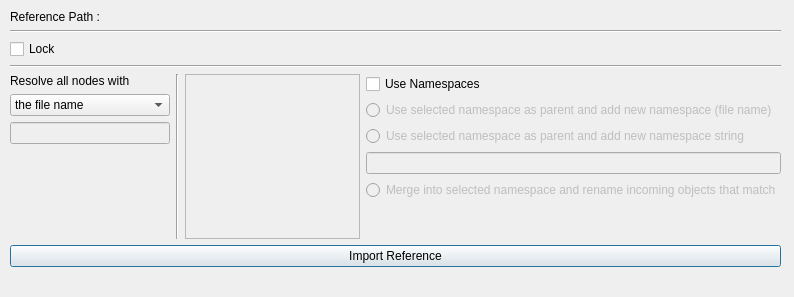
<?xml version="1.0" encoding="UTF-8"?>
<ui version="4.0">
 <class>Reference</class>
 <widget class="QDialog" name="Reference">
  <property name="geometry">
   <rect>
    <x>0</x>
    <y>0</y>
    <width>794</width>
    <height>297</height>
   </rect>
  </property>
  <property name="windowTitle">
   <string>Dialog</string>
  </property>
  <widget class="QWidget" name="verticalLayoutWidget_2">
   <property name="geometry">
    <rect>
     <x>10</x>
     <y>10</y>
     <width>771</width>
     <height>271</height>
    </rect>
   </property>
   <layout class="QVBoxLayout" name="verticalLayout_3">
    <item>
     <widget class="QLabel" name="label">
      <property name="text">
       <string>Reference Path :</string>
      </property>
     </widget>
    </item>
    <item>
     <widget class="Line" name="line_3">
      <property name="orientation">
       <enum>Qt::Horizontal</enum>
      </property>
     </widget>
    </item>
    <item>
     <widget class="QCheckBox" name="chk_lock">
      <property name="text">
       <string>Lock</string>
      </property>
     </widget>
    </item>
    <item>
     <widget class="Line" name="line_2">
      <property name="orientation">
       <enum>Qt::Horizontal</enum>
      </property>
     </widget>
    </item>
    <item>
     <layout class="QHBoxLayout" name="horizontalLayout">
      <item>
       <layout class="QVBoxLayout" name="verticalLayout">
        <item>
         <widget class="QLabel" name="label_resolve">
          <property name="text">
           <string>Resolve all nodes with</string>
          </property>
         </widget>
        </item>
        <item>
         <widget class="QComboBox" name="combo_resolve_type">
          <item>
           <property name="text">
            <string>the file name</string>
           </property>
          </item>
          <item>
           <property name="text">
            <string>this string :</string>
           </property>
          </item>
         </widget>
        </item>
        <item>
         <widget class="QLineEdit" name="resolve_string">
          <property name="enabled">
           <bool>false</bool>
          </property>
         </widget>
        </item>
        <item>
         <spacer name="verticalSpacer">
          <property name="orientation">
           <enum>Qt::Vertical</enum>
          </property>
          <property name="sizeHint" stdset="0">
           <size>
            <width>20</width>
            <height>40</height>
           </size>
          </property>
         </spacer>
        </item>
       </layout>
      </item>
      <item>
       <widget class="Line" name="line">
        <property name="orientation">
         <enum>Qt::Vertical</enum>
        </property>
       </widget>
      </item>
      <item>
       <widget class="QListWidget" name="list_namespaces">
        <property name="enabled">
         <bool>false</bool>
        </property>
        <property name="maximumSize">
         <size>
          <width>175</width>
          <height>16777215</height>
         </size>
        </property>
       </widget>
      </item>
      <item>
       <layout class="QVBoxLayout" name="verticalLayout_2">
        <item>
         <widget class="QCheckBox" name="chk_use_namespaces">
          <property name="text">
           <string>Use Namespaces</string>
          </property>
         </widget>
        </item>
        <item>
         <widget class="QRadioButton" name="radio_selected_namespace">
          <property name="enabled">
           <bool>false</bool>
          </property>
          <property name="text">
           <string>Use selected namespace as parent and add new namespace (file name)</string>
          </property>
         </widget>
        </item>
        <item>
         <widget class="QRadioButton" name="radio_selected_namespace_string">
          <property name="enabled">
           <bool>false</bool>
          </property>
          <property name="text">
           <string>Use selected namespace as parent and add new namespace string</string>
          </property>
         </widget>
        </item>
        <item>
         <widget class="QLineEdit" name="namespace_string">
          <property name="enabled">
           <bool>false</bool>
          </property>
         </widget>
        </item>
        <item>
         <widget class="QRadioButton" name="radio_merge">
          <property name="enabled">
           <bool>false</bool>
          </property>
          <property name="text">
           <string>Merge into selected namespace and rename incoming objects that match</string>
          </property>
         </widget>
        </item>
        <item>
         <spacer name="verticalSpacer_3">
          <property name="orientation">
           <enum>Qt::Vertical</enum>
          </property>
          <property name="sizeHint" stdset="0">
           <size>
            <width>20</width>
            <height>40</height>
           </size>
          </property>
         </spacer>
        </item>
       </layout>
      </item>
     </layout>
    </item>
    <item>
     <widget class="QPushButton" name="btn_import_ref">
      <property name="text">
       <string>Import Reference</string>
      </property>
     </widget>
    </item>
    <item>
     <spacer name="verticalSpacer_2">
      <property name="orientation">
       <enum>Qt::Vertical</enum>
      </property>
      <property name="sizeHint" stdset="0">
       <size>
        <width>20</width>
        <height>40</height>
       </size>
      </property>
     </spacer>
    </item>
   </layout>
  </widget>
 </widget>
 <resources/>
 <connections>
  <connection>
   <sender>chk_use_namespaces</sender>
   <signal>clicked()</signal>
   <receiver>Reference</receiver>
   <slot>use_namespaces()</slot>
   <hints>
    <hint type="sourcelabel">
     <x>32</x>
     <y>122</y>
    </hint>
    <hint type="destinationlabel">
     <x>93</x>
     <y>401</y>
    </hint>
   </hints>
  </connection>
 </connections>
 <slots>
  <slot>use_namespaces()</slot>
 </slots>
</ui>
